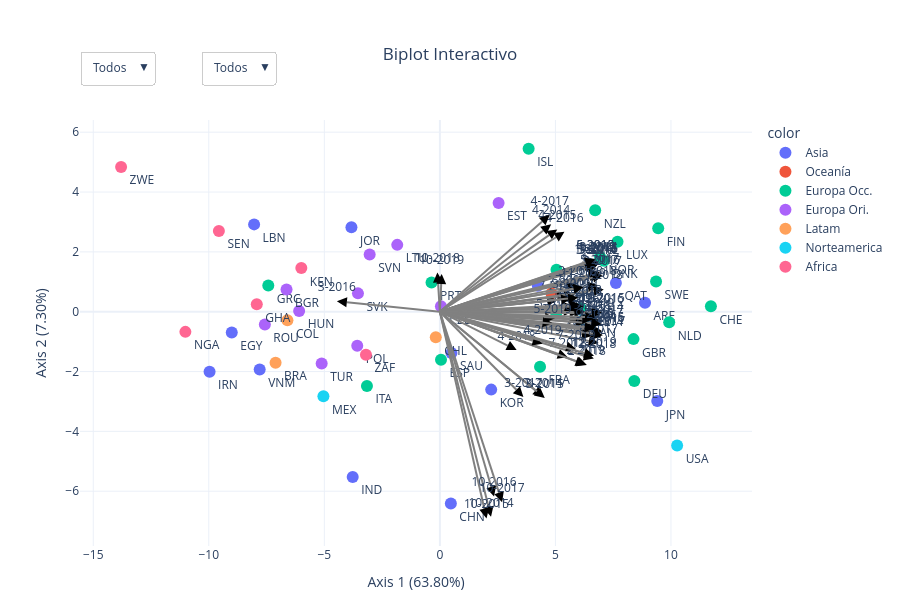

The notebook cell saved with this chart:
### Code cell
# Por bloque geográfico
group = groups_blk
text_labels = aux.index.tolist()
num_groups = len(set(group))
fig,vec = crear_biplot_interactivo(HJ, groups=group, text_label=text_labels)
vec = vec.reset_index().rename(columns={"index":"primarykey"})
vec[colsfilters] = pd.DataFrame(vec["primarykey"].str.split("-").to_list(),columns=[f"key-{filter}"for filter in colsfilters])
vec["Pilar"] = vec["Pilar"].astype(int)
fig = bipl.agregar_filtros_biplot(fig,vec,filter_cols=colsfilters,num_traces_previos=num_groups)

fig_filename = f"{FIG_FOLDER}/HJbiplot_fig_block.html"
bipl.exportar_html_responsivo(fig, fig_filename)

fig.update_layout(width=900, height=600).show(renderer="jupyterlab")
